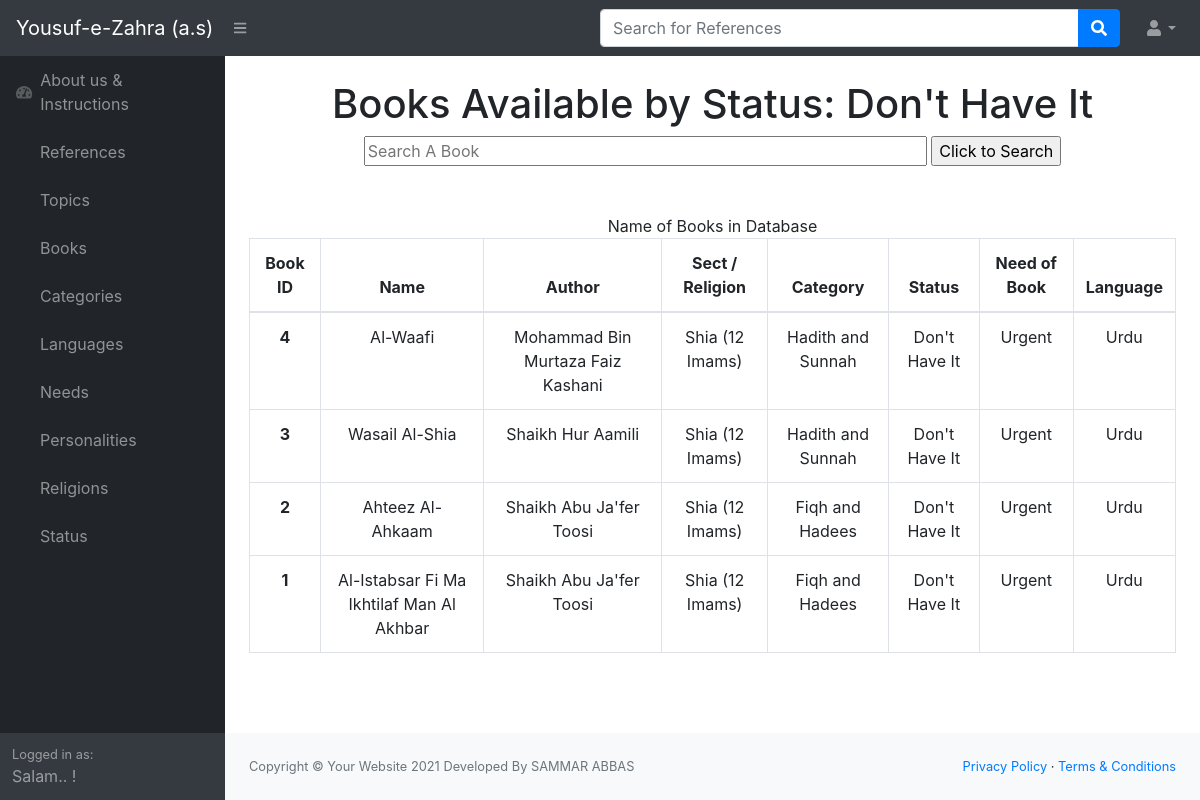
The app's page /home/getStatusBooks/1/ with its own data.
### haq/models.py (models this page shows)
class Status(models.Model):
    _status = models.CharField(max_length=16)
    def __str__(self):
        return self._status

### haq/views.py (the view)
# urls.py: url(r'^getStatusBooks/(?P<status_id>[0-9]+)/$', views.GetStatusBooksView, name="getStatusBooks"),
def GetStatusBooksView(request, status_id):
    status_name = get_object_or_404(Status, pk=status_id)
    demanded = books_by_demand(request, status_name, 'status')
    return render(request, 'haq/pages/books.html', {
        "auth_person": demanded[0],
        'status': demanded[1],
        'books': demanded[2]
    })

### haq/views.py (called while the page is built)
def get_book_json():
    file_obj = open('haq/static/haq/json_files/bookJSON.json')
    data_dict = json.load(file_obj)
    file_obj.close()
    return data_dict

def auth_Person_Function(current_user_name):
    file_obj = open('haq/static/haq/json_files/authorizedPersonJSON.json')
    data_dict = json.load(file_obj)
    file_obj.close()
    for person in data_dict.values():
        for p in person:
            for auth_per in p.values():
                if (current_user_name == auth_per):
                    return "Authorized Person"
    return False

def books_by_demand(request, demanded_name, _field):
    auth_person = auth_Person_Function(str(request.user))
    all_books = get_book_json()
    new_books_list = []
    for books_list in all_books.values():
        for book in books_list:
            if str(demanded_name) == book[_field]:
                new_books_list.append(book)
    new_books_list.reverse()
    return [auth_person, demanded_name, new_books_list]

### haq/templates/haq/pages/books.html (shortened to what this page needs)
{% extends 'haq/sample.html' %}
{% block body %}
    <span id = "titlespan">
        <div class="move_center" >
            <h1>Books Available
                {% if status != False %}
                    by Status: {{status}}
                {% endif %}
            </h1>
            <form action = '{% url 'haq:books' %}' method="POST" class="move_center">
                <input type="text" name="searchWord" size="50" value="" placeholder="Search A Book">
                <input type="submit" value="Click to Search">
            </form>
            <br>
        </div>
        <br>
        <div class="move_center">
            <caption>Name of Books in Database</caption>
            <table class="table table-bordered">
                <thead>
                    <tr>
                        <th scope="col">Book ID</th>
                        <th scope="col">Name</th>
                        <th scope="col">Author</th>
                        <th scope="col">Sect / Religion</th>
                        <th scope="col">Category</th>
                        <th scope="col">Status</th>
                        <th scope="col">Need of Book</th>
                        <th scope="col">Language</th>
                    </tr>
                </thead>
                <tbody>
                    {% for book in books  %}
                        <tr>
                            <th scope="row">{{ forloop.revcounter }}</th>
                            <td>{{ book.name }}</td>
                            <td>{{ book.author }}</td>
                            <td>{{ book.sect }}</td>
                            <td>{{ book.cat }}</td>
                            <td>{{ book.status }}</td>
                            <td>{{ book.need }}</td>
                            <td>{{ book.lang }}</td>
                        </tr>
                    {% endfor %}
                </tbody>
            </table>
        </div>
    </span>
{% endblock %}

### haq/templates/haq/sample.html (shortened to what this page needs)
{% load static %}
<!DOCTYPE html>
<html lang="en">
    <head>
        <link href="{% static 'haq/styles.css' %}" rel="stylesheet" />
        <link href="{% static 'haq/newStyles.css' %}" rel="stylesheet" />
        <link href="https://cdn.datatables.net/1.10.20/css/dataTables.bootstrap4.min.css" rel="stylesheet" />
    </head>
    <body class="sb-nav-fixed">
        <nav class="sb-topnav navbar navbar-expand navbar-dark bg-dark">
            <a class="navbar-brand" href="{% url 'haq:index' %}">Yousuf-e-Zahra (a.s) </a>
            <button class="btn btn-link btn-sm order-1 order-lg-0" id="sidebarToggle" href="#"><i class="fas fa-bars"></i></button>
            <form action="{% url 'haq:searchRef' %}" method="POST" class="d-none d-md-inline-block form-inline ml-auto mr-0 mr-md-3 my-2 my-md-0">
                <div class="input-group">
                    <input class="form-control" type="text" name="searchWord" size="40" placeholder="Search for References" aria-label="Search" aria-describedby="basic-addon2" />
                    <div class="input-group-append">
                        <button class="btn btn-primary" type="button"><i class="fas fa-search"></i></button>
                    </div>
                </div>
            </form>
            <ul class="navbar-nav ml-auto ml-md-0">
                <li class="nav-item dropdown">
                    <a class="nav-link dropdown-toggle" id="userDropdown" href="#" role="button" data-toggle="dropdown" aria-haspopup="true" aria-expanded="false"><i class="fas fa-user fa-fw"></i></a>
                </li>
            </ul>
        </nav>
        <div id="layoutSidenav">
            <div id="layoutSidenav_nav">
                <nav class="sb-sidenav accordion sb-sidenav-dark" id="sidenavAccordion">
                    <div class="sb-sidenav-menu">
                        <div class="nav">
                            <a class="nav-link" href="{% url 'haq:about' %}">
                                <div class="sb-nav-link-icon"><i class="fas fa-tachometer-alt"></i></div>
                                About us &<br>Instructions
                            </a>
                            <nav class="sb-sidenav-menu-nested nav">
                                <a class="nav-link" href="{% url 'haq:reference' %}">References</a>
                                <a class="nav-link" href="{% url 'haq:topicSearch' %}">Topics</a>
                                <a class="nav-link" href="{% url 'haq:books' %}">Books</a>
                                <a class="nav-link" href="{% url 'haq:categories' %}">Categories</a>
                                <a class="nav-link" href="{% url 'haq:languages' %}">Languages</a>
                                <a class="nav-link" href="{% url 'haq:need' %}">Needs</a>
                                <a class="nav-link" href="{% url 'haq:personalities' %}">Personalities</a>
                                <a class="nav-link" href="{% url 'haq:religions' %}">Religions</a>
                                <a class="nav-link" href="{% url 'haq:status' %}">Status</a>
                            </nav>
                        </div>
                    </div>
                    <div class="sb-sidenav-footer">
                        <div class="small">Logged in as:</div>
                        {% if user.first_name == 'Guest' %}
                            Salam.. {{user.first_name}}!
                        {% else %}
                            Salam.. {{user.first_name}}!
                        {% endif %}
                    </div>
                </nav>
            </div>
            <div id="layoutSidenav_content">
                <main>
                    <div class="container-fluid">
                        {% block body %}
                        {% endblock %}
                    </div>
                </main>
                <footer class="py-4 bg-light mt-auto">
                    <div class="container-fluid">
                        <div class="d-flex align-items-center justify-content-between small">
                            <div class="text-muted">Copyright &copy; Your Website 2021 Developed By SAMMAR ABBAS</div>
                            <div>
                                <a href="#">Privacy Policy</a>
                                &middot;
                                <a href="#">Terms &amp; Conditions</a>
                            </div>
                        </div>
                    </div>
                </footer>
            </div>
        </div>
    </body>
</html>

### haq/static/haq/styles.css (style rules this page uses)
html, body { margin: 0; padding: 0; height: 100%; }
#titlespan { margin: 2px; padding: 2px; }
.move_center { text-align: center; vertical-align: middle; justify-content: center; }

### records on screen
Status: _status "Don't Have It", name "Al-Waafi", author "Mohammad Bin Murtaza Faiz Kashani", sect "Shia (12 Imams)", cat "Hadith and Sunnah", status "Don't Have It", need "Urgent", lang "Urdu", name "Wasail Al-Shia", author "Shaikh Hur Aamili", name "Ahteez Al-Ahkaam", author "Shaikh Abu Ja'fer Toosi", cat "Fiqh and Hadees", name "Al-Istabsar Fi Ma Ikhtilaf Man Al Akhbar"
